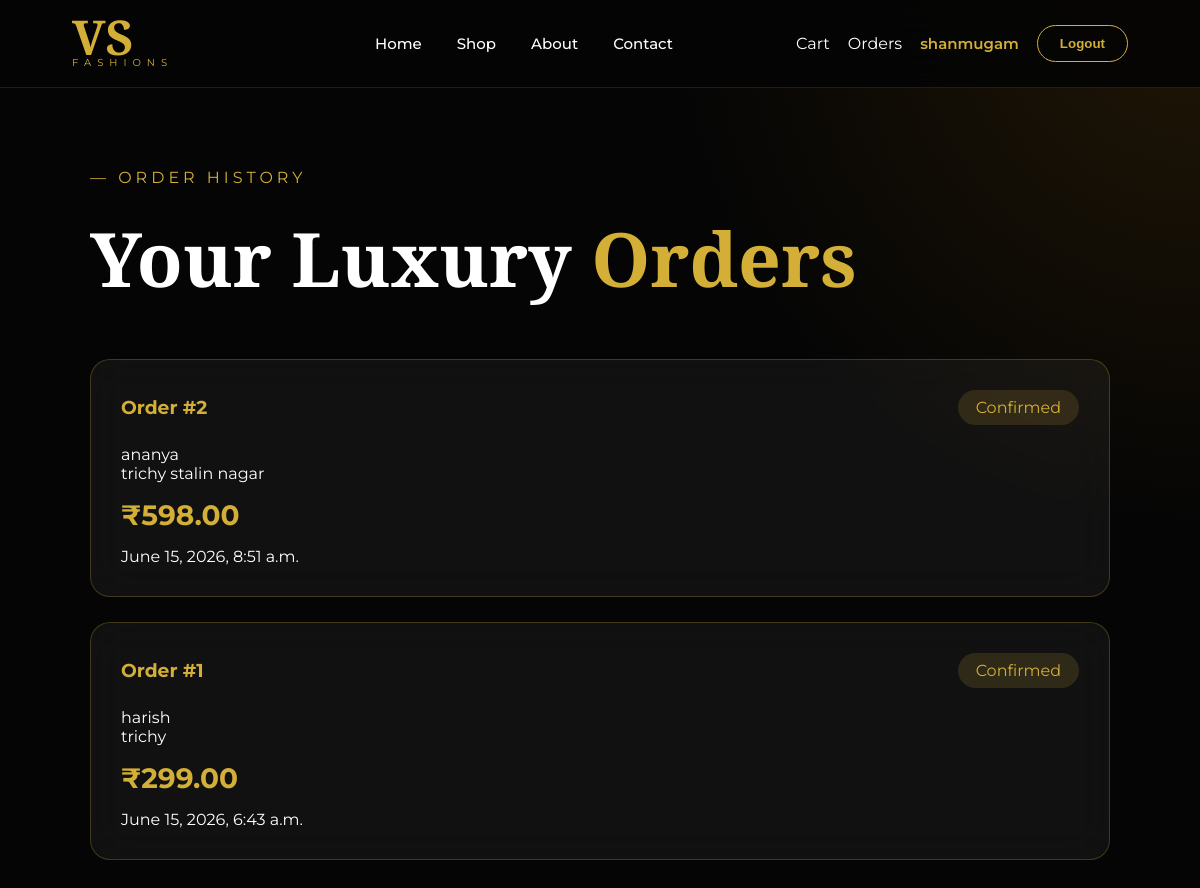
The app's page /orders/ (signed in) with its own data.
### Vs/models.py (models this page shows)
class Order(models.Model):
    user = models.ForeignKey(User, on_delete=models.CASCADE)
    product = models.ForeignKey(Product, on_delete=models.CASCADE)
    status = models.CharField(default="Pending", max_length=50)
    created_at = models.DateTimeField(auto_now_add=True)

### Vs/views.py (the view)
# urls.py: path("orders/", views.orders, name="orders"),
def orders(request):
    orders = Order.objects.filter(
        user=request.user
    ).order_by("-created_at")
    return render(
        request,
        "orders.html",
        {"orders": orders}
    )

### Vs/templates/orders.html (shortened to what this page needs)
{% extends 'base.html' %}
{% load static %}
{% block extra_css %}
<link rel="stylesheet" href="{% static 'css/orders.css' %}">
{% endblock %}{% block content %}
<section class="orders-section"><p class="tag">
    — ORDER HISTORY
</p>
<h1>
    Your Luxury
    <span>Orders</span>
</h1>
{% for order in orders %}
<div class="order-card">
    <div class="top">
        <h3>
            Order #{{ order.id }}
        </h3>
        <span class="status">
            Confirmed
        </span>
    </div>
    <p>
        {{ order.full_name }}
    </p>
    <p>
        {{ order.address }}
    </p>
    <p class="price">
        ₹{{ order.total_amount }}
    </p>
    <p>
        {{ order.created_at }}
    </p>
</div>
{% endfor %}
</section>{% endblock %}

### Vs/templates/base.html (shortened to what this page needs)
{% load static %}
<!DOCTYPE html><html lang="en"><head><meta charset="UTF-8">
<link rel="stylesheet" href="{% static 'css/base.css' %}">
{% block extra_css %}
{% endblock %}
</head><body><header><div class="logo">
    <a href="/home/">
        <h1>VS</h1>
        <span>FASHIONS</span>
    </a>
</div>
<nav>
    <a href="/home/">Home</a>
    <a href="/shop/">Shop</a>
    <a href="/about/">About</a>
    <a href="/contact/">Contact</a>
</nav>
<div class="right-menu">
    <a href="/cart/">Cart</a>
    <a href="/orders/">Orders</a>
    {% if user.is_authenticated %}
        <span class="username">
            {{ user.username }}
        </span>
        <a href="{% url 'logout' %}">
            <button class="premium-btn">
                Logout
            </button>
        </a>
    {% else %}
        <a href="{% url 'login' %}">
            <button class="premium-btn">
                Login
            </button>
        </a>
    {% endif %}
</div>
</header><main>{% block content %}
{% endblock %}
</main></body></html>

### Vs/static/css/base.css (style rules this page uses)
* { margin:0; padding:0; box-sizing:border-box; }
body { background: radial-gradient(circle at top right,#201605,transparent 35%), #050505; color:white; font-family:'Montserrat',sans-serif; min-height:100vh; }
header { position:sticky; top:0; z-index:1000; display:grid; grid-template-columns:180px 1fr auto; align-items:center; padding:18px 6%; background:rgba(5,5,5,.92); backdrop-filter:blur(20px); border-bottom:1px solid rgba(212,175,55,.15); }
.logo a { text-decoration:none; }
.logo h1 { font-family:'Cormorant Garamond',serif; font-size:48px; color:#d4af37; line-height:38px; }
.logo span { color:#d4af37; font-size:10px; letter-spacing:6px; display:block; }
nav { display:flex; justify-content:center; align-items:center; gap:35px; }
nav a { color:white; text-decoration:none; font-size:15px; font-weight:500; transition:.3s; }
.right-menu { display:flex; align-items:center; gap:18px; }
.right-menu a { text-decoration:none; color:white; transition:.3s; }
.username { color:#d4af37; font-weight:600; font-size:15px; white-space:nowrap; }
.premium-btn { background:transparent; color:#d4af37; border:1px solid #d4af37; padding:10px 22px; border-radius:30px; font-weight:600; cursor:pointer; transition:.3s; }
main { width:100%; }

### Vs/static/css/orders.css (style rules this page uses)
.orders-section { width:85%; margin:80px auto; }
.tag { color:#d4af37; letter-spacing:4px; }
.orders-section h1 { font-family:'Cormorant Garamond',serif; font-size:75px; margin:20px 0 50px; }
.orders-section h1 span { color:#d4af37; }
.order-card { background:rgba(255,255,255,.05); border:1px solid rgba(212,175,55,.25); backdrop-filter:blur(20px); border-radius:20px; padding:30px; margin-bottom:25px; transition:.4s; }
.top { display:flex; justify-content:space-between; align-items:center; margin-bottom:20px; }
.top h3 { color:#d4af37; }
.status { background:rgba(212,175,55,.15); color:#d4af37; padding:8px 18px; border-radius:30px; }
.price { color:#d4af37; font-size:28px; font-weight:700; margin:15px 0; }

### records on screen
Order: id "2", full_name "ananya", address "trichy stalin nagar", total_amount "598.00", created_at "June 15, 2026, 8:51 a.m."
Order: id "1", full_name "harish", address "trichy", total_amount "299.00", created_at "June 15, 2026, 6:43 a.m."

### other values on screen
{{ user.username }} "shanmugam"
